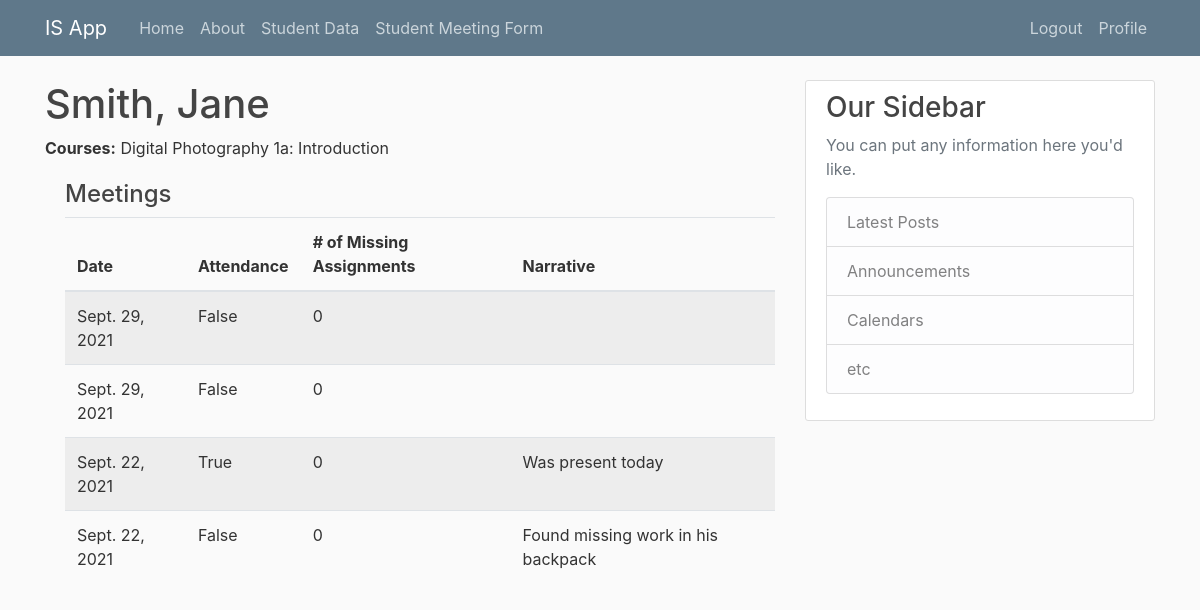
/student/2 (signed in), run on the app's committed database.
### checkin/models.py (models this page shows, shortened)
class Student(models.Model):
    first_name = models.CharField(max_length=50, help_text="Student first name.")
    last_name = models.CharField(max_length=50, help_text="Student last name.")
    course = models.ManyToManyField(Course, help_text="Select courses student is enrolled in.", blank=True, default='')

class Course(models.Model):
    course_name = models.CharField(max_length=200, help_text="Enter the name of the course.")
    course_id = models.CharField(max_length=200, help_text="Enter the course id code if applicable.", blank=True, default='')
    course_provider = models.ForeignKey('CourseProvider', on_delete=models.SET_NULL, null=True,  blank=True, default='')
    class Meta:
        ordering = ['course_name']
    def __str__(self):
        return f'{self.course_name}'

class StudentMeeting(models.Model):
    instructor = models.ForeignKey(User, on_delete=models.PROTECT, null=True, blank=True, default='')
    student = models.ForeignKey(Student, help_text="Student Name.", on_delete=models.CASCADE, null=True)
    appointment_date = models.DateField("Date", default=timezone.now)
    attended_meeting = models.BooleanField()
    missing_work_amount = models.IntegerField(default=0)
    narrative = models.TextField(blank=True, default='')

### checkin/views.py (the view)
# urls.py: path('student/<int:pk>', login_required(views.StudentDetailView.as_view()), name='checkin-student-detail'),
class StudentDetailView(generic.DetailView):
    model = Student

### checkin/templates/checkin/student_detail.html
{% extends "checkin/base.html" %}
{% block content %}
<h1>{{ student.last_name }}, {{ student.first_name }}</h1>
<p><strong>Courses:</strong> {{ student.course.all|join:", " }}</p>
<div style="margin-left:20px;margin-top:20px">
    <h4>Meetings</h4>
    <table class="table table-striped">
        <thead>
            <tr>
                <th>Date</th>
                <th>Attendance</th>
                <th># of Missing Assignments</th>
                <th>Narrative</th>
            </tr>
        </thead>
        <tbody>
        {% for meeting in student.studentmeeting_set.all reversed %}
            <tr>
                <td>{{ meeting.appointment_date }}</td>
                <td>{{ meeting.attended_meeting }}</td>
                <td>{{ meeting.missing_work_amount }}</td>
                <td>{{ meeting.narrative }}</td>
            </tr>
        {% endfor %}
        </tbody>
    </table>
  </div>
{% endblock content %}

### checkin/static/checkin/main.css (style rules this page uses)
body { background: #fafafa; color: #333333; margin-top: 5rem; }
h1, h2, h3, h4, h5, h6 { color: #444444; }

### data on the page
Student: last_name "Smith", first_name "Jane", course.all "Digital Photography 1a: Introduction"
StudentMeeting: appointment_date "Sept. 29, 2021", attended_meeting "False", missing_work_amount "0"
StudentMeeting: appointment_date "Sept. 29, 2021", attended_meeting "False", missing_work_amount "0"
StudentMeeting: appointment_date "Sept. 22, 2021", attended_meeting "True", missing_work_amount "0", narrative "Was present today"
StudentMeeting: appointment_date "Sept. 22, 2021", attended_meeting "False", missing_work_amount "0", narrative "Found missing work in his backpack"
